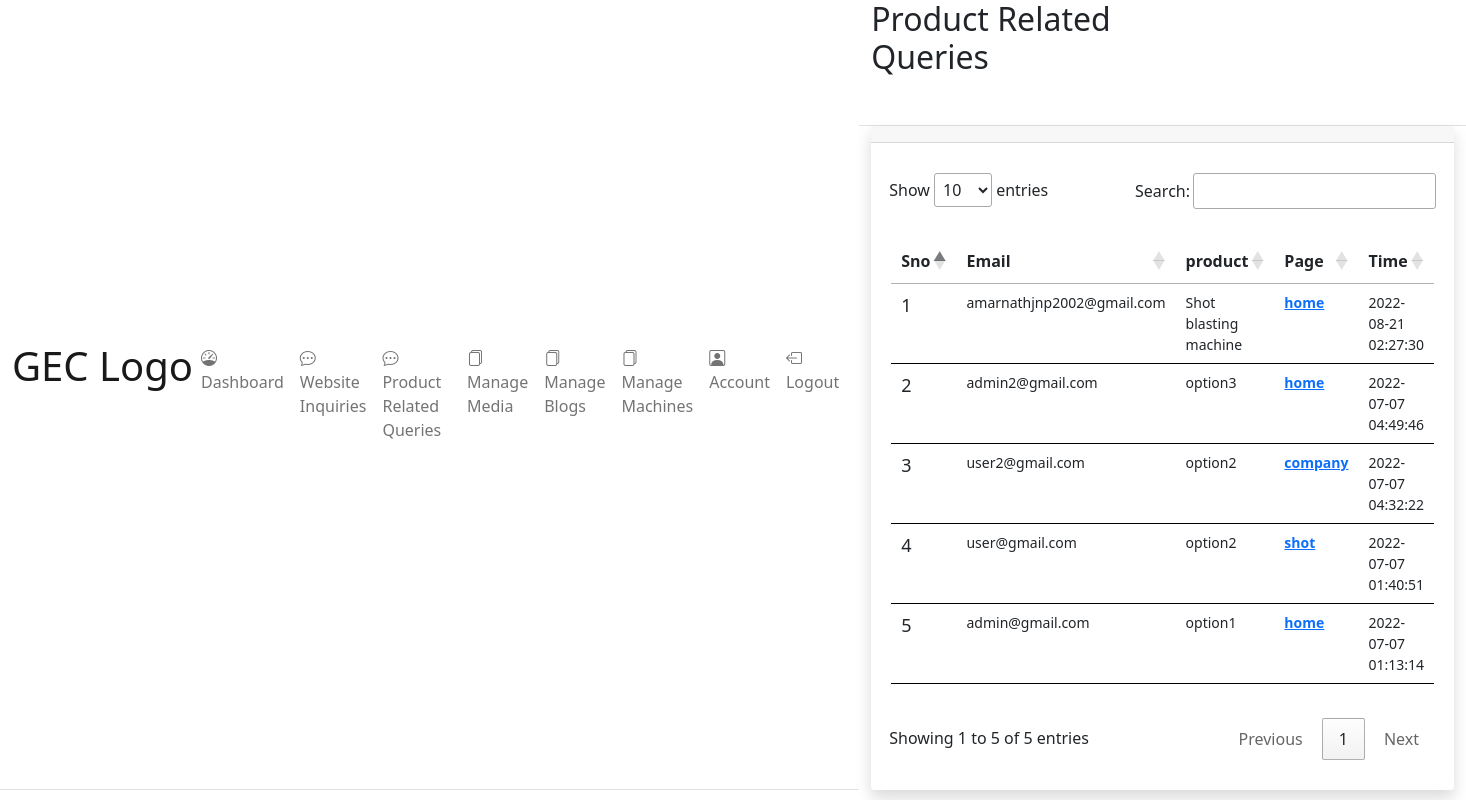
The page /frontend/user/product_query_gec.php (signed in) on the database its author committed.
### tables this page shows
CREATE TABLE `products` (
  `id` int(255) NOT NULL,
  `email` varchar(100) NOT NULL,
  `product` varchar(255) DEFAULT NULL,
  `page_name` text DEFAULT NULL,
  `archive` int(11) NOT NULL DEFAULT 0,
  `created_at` timestamp NOT NULL DEFAULT current_timestamp(),
  `updated_at` timestamp NULL DEFAULT NULL ON UPDATE current_timestamp(),
  `deleted_at` timestamp NULL DEFAULT NULL
);

### frontend/user/product_query_gec.php (the view, shortened to what this page needs)
<?php
include("../../backend/config.php");
?>
<!DOCTYPE html>
<html lang="en">
<head>
    <?php require('./user_components/header_links.php'); ?>
</head>
<body>
    <div class="d-flex flex-column flex-lg-row h-lg-full bg-surface-secondary">
        <?php require('./user_components/side_bar.php'); ?>
        <div class="h-screen flex-grow-1 overflow-y-lg-auto">
            <header class="bg-surface-primary border-bottom pt-6">
                <div class="container-fluid">
                    <div class="mb-npx">
                        <div class="row align-items-center">
                            <div class="col-sm-6 col-12 mb-4 mb-sm-0">
                                <h1 class="h2 mb-0 ls-tight mb-4">Product Related Queries</h1>
                            </div>
                        </div>
                    </div>
                </div>
            </header>
            <main class="py-6 bg-surface-secondary">
                <div class="container-fluid">
                    <div class="card shadow border-0 mb-7">
                        <div class="card-header">
                        </div>
                        <div class="table-responsive" style="padding: 30px 18px;">
                            <table class="table table-hover table-nowrap" id="myTable" style="border: 0px solid black !important; padding: 30px 2px;">
                                <thead class="thead-light">
                                    <tr>
                                        <th style="font-size: 16px;">Sno</th>
                                        <th style="font-size: 16px;">Email</th>
                                        <th style="font-size: 16px;">product</th>
                                        <th style="font-size: 16px;">Page</th>
                                        <th style="font-size: 16px;">Time</th>
                                    </tr>
                                </thead>
                                <tbody>
                                    <?php
                                    $stmt = "SELECT id,email,product,page_name,created_at FROM products WHERE products.deleted_at IS NULL AND products.archive=(?)order by created_at desc";
                                    $sql = mysqli_prepare($conn, $stmt);
                                    $archive = 0;
                                    mysqli_stmt_bind_param($sql, 'i', $archive);
                                    $result = mysqli_stmt_execute($sql);
                                    if ($result) {
                                        $data = mysqli_stmt_get_result($sql);
                                        $sno = 1;
                                        while ($row = mysqli_fetch_array($data)) {
                                    ?>
                                            <tr>
                                                <td style="font-size: 18px;">
                                                    <?php echo $sno; ?>
                                                </td>
                                                <td style="font-size: 14px;">
                                                    <?php echo $row["email"]; ?>
                                                </td>
                                                <td style="font-size: 14px;">
                                                    <?php echo $row["product"] == null ? "Not Available" : $row["product"]; ?>
                                                </td>
                                                <?php
                                                $name =  $row["page_name"] ;
                                                $name2 = str_replace("http://localhost/gec/", "", $name);
                                                $name3 = str_replace(".php", "", $name2);
                                                if($name3==''){
                                                    $name3 = "home";
                                                }
                                                ?>
                                                <td style="font-size: 14px;">
                                                    <?php echo $row["page_name"] ==  null ? "Not Available" : '<strong><a target = "_blank" href =' . $row["page_name"] . '>' . $name3 . '</a></strong>'; ?>
                                                </td>
                                                <td style="font-size: 14px;">
                                                    <?php echo $row["created_at"]; ?>
                                                </td>
                                            </tr>
                                    <?php
                                            $sno++;
                                        }
                                    } else {
                                        echo mysqli_error($conn);
                                    }
                                    ?>
                                </tbody>
                            </table>
                        </div>
                    </div>
                </div>
            </main>
        </div>
    </div>
</body>
</html>

### frontend/user/user_components/header_links.php (shortened to what this page needs)
<link href="https://cdn.jsdelivr.net/npm/bootstrap@5.1.3/dist/css/bootstrap.min.css" rel="stylesheet">
<link rel="stylesheet" href="//cdn.datatables.net/1.11.4/css/jquery.dataTables.min.css">
<link rel="stylesheet" href="./css/dashboard.css">

### frontend/user/user_components/side_bar.php (shortened to what this page needs)
<nav class="navbar show navbar-vertical h-lg-screen navbar-expand-lg px-0 py-3 navbar-light bg-white border-bottom border-bottom-lg-0 border-end-lg"
    id="navbarVertical">
    <div class="container-fluid">
        <a class="navbar-brand py-lg-2 mb-lg-5 px-lg-6 me-0" href="./dashboard.php">
            <h1>GEC Logo</h1>
        </a>
        <div class="collapse navbar-collapse" id="sidebarCollapse">
            <ul class="navbar-nav">
                <li class="nav-item">
                    <a class="nav-link" href="./dashboard.php">
                        <i class="bi bi-speedometer"></i> Dashboard
                    </a>
                </li>
                <li class="nav-item">
                    <a class="nav-link" href="./contact_queries_gec.php">
                    <i class="bi bi-chat-dots"></i> Website Inquiries
                    </a>
                </li>
                <li class="nav-item">
                    <a class="nav-link" href="./product_query_gec.php">
                    <i class="bi bi-chat-dots"></i> Product Related Queries
                    </a>
                </li>
                <li class="nav-item">
                    <a class="nav-link" href="./manage_media.php">
                    <i class="bi bi-files"></i> Manage Media
                    </a>
                </li>
                <li class="nav-item">
                    <a class="nav-link" href="./manage_blog.php">
                    <i class="bi bi-files"></i> Manage Blogs
                    </a>
                </li>
                <li class="nav-item">
                    <a class="nav-link" href="./manage_machine.php">
                    <i class="bi bi-files"></i>Manage Machines
                    </a>
                </li>
                <li class="nav-item">
                    <a class="nav-link" href="./profile.php">
                        <i class="bi bi-person-square"></i> Account
                    </a>
                </li>
                <li class="nav-item">
                    <a class="nav-link" href="../../backend/login_signup/logout.php">
                        <i class="bi bi-box-arrow-left"></i> Logout
                    </a>
                </li>
            </ul>
        </div>
    </div>
</nav>

### rows shown on the page
products: email "amarnathjnp2002@gmail.com", product "Shot blasting machine", page_name "home", created_at "2022-08-21 02:27:30"
products: email "admin2@gmail.com", product "option3", page_name "home", created_at "2022-07-07 04:49:46"
products: email "user2@gmail.com", product "option2", page_name "company", created_at "2022-07-07 04:32:22"
products: email "user@gmail.com", product "option2", page_name "shot", created_at "2022-07-07 01:40:51"
products: email "admin@gmail.com", product "option1", page_name "home", created_at "2022-07-07 01:13:14"
